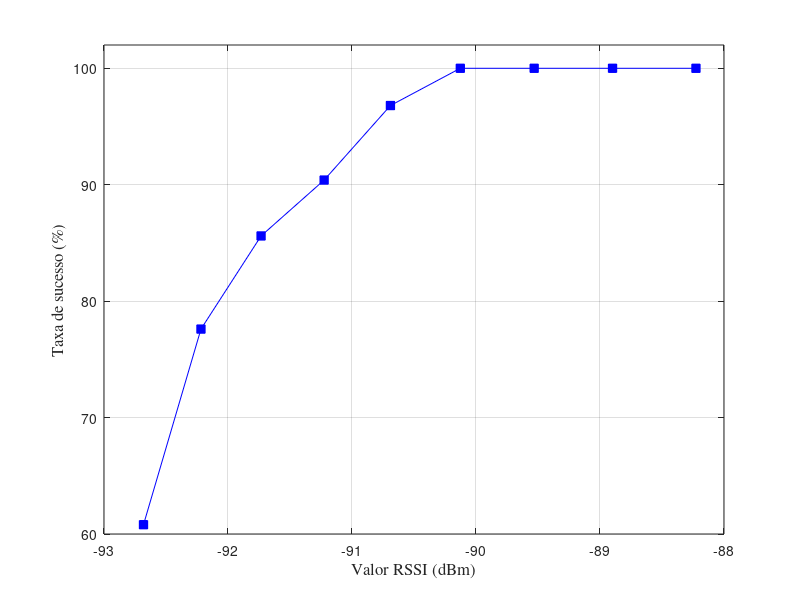

Here is the MATLAB script that generated this plot:
clear all
close all

x = [-88.2262	-88.8989	-89.5308	-90.1265	-90.6901	-91.2247	-91.7333	-92.2181	-92.6815]
tx  = [1       1       1       1       0.968   0.904   0.856   0.776   0.608];

plot(x,100*tx,'-bs','MarkerSize',6, 'MarkerFaceColor','b');
grid on

ylim([60 102])

xlabel('Valor RSSI (dBm)','FontSize',12,'FontName','Times');
ylabel('Taxa de sucesso (%)','FontSize',12,'FontName','Times');
